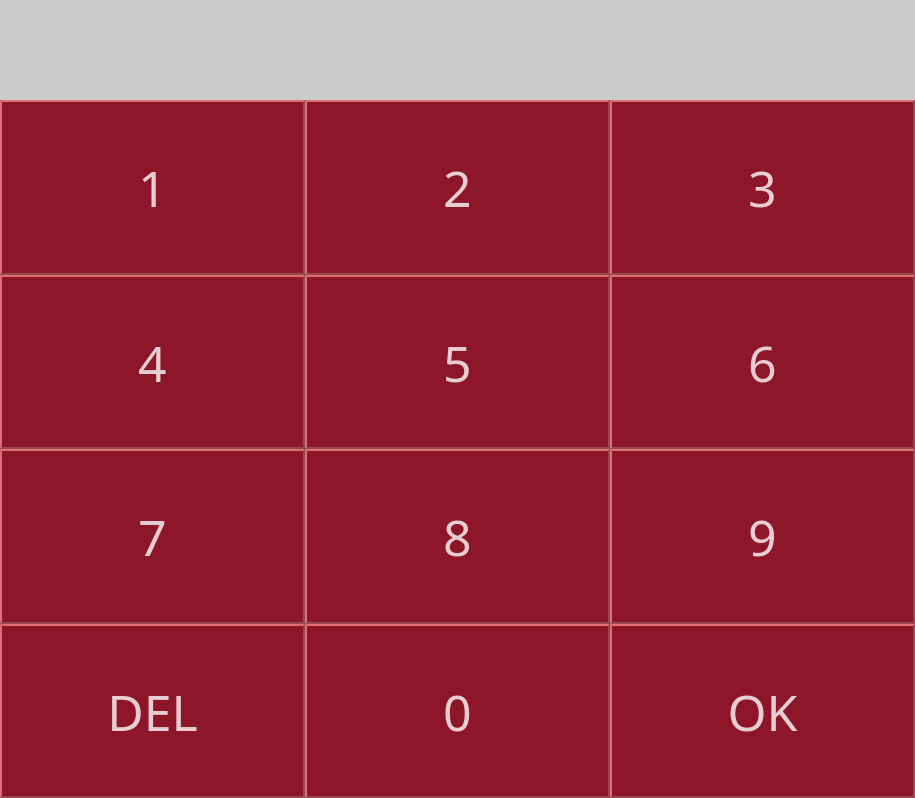
<?xml version="1.0" encoding="UTF-8"?>
<ui version="4.0">
 <class>main</class>
 <widget class="QMainWindow" name="main">
  <property name="geometry">
   <rect>
    <x>0</x>
    <y>0</y>
    <width>915</width>
    <height>798</height>
   </rect>
  </property>
  <property name="windowTitle">
   <string>MainWindow</string>
  </property>
  <property name="styleSheet">
   <string notr="true">#main{
background:transparent;
border-radius: 20px;
}
#base{
	background-color: rgba(59,22,66,120);

	border-radius: 20px;
}

#frame{
border-radius: 20px;
}

QPushButton{
	background-color: rgba(141, 23, 40,255);
	color: rgba(255, 255, 255,200);
    border-style: outset;
    padding: 2px;
    font: 50px Arial Black;
    border-width: 2px;
	border-color: rgba(148, 75, 77,255);
}

QPushButton:pressed{
	background-color: rgba(141, 23, 40,200);
	color: rgba(255, 255, 255,100);
	border-color: rgb(148, 75, 77,255);
}

#texto{
	background-color: rgb(203, 203, 203);

}</string>
  </property>
  <widget class="QWidget" name="base">
   <property name="styleSheet">
    <string notr="true"/>
   </property>
   <layout class="QVBoxLayout" name="verticalLayout">
    <property name="spacing">
     <number>0</number>
    </property>
    <property name="leftMargin">
     <number>0</number>
    </property>
    <property name="topMargin">
     <number>0</number>
    </property>
    <property name="rightMargin">
     <number>0</number>
    </property>
    <property name="bottomMargin">
     <number>0</number>
    </property>
    <item>
     <widget class="QFrame" name="frame">
      <property name="frameShape">
       <enum>QFrame::StyledPanel</enum>
      </property>
      <property name="frameShadow">
       <enum>QFrame::Raised</enum>
      </property>
      <layout class="QVBoxLayout" name="verticalLayout_2">
       <property name="spacing">
        <number>0</number>
       </property>
       <property name="leftMargin">
        <number>0</number>
       </property>
       <property name="topMargin">
        <number>0</number>
       </property>
       <property name="rightMargin">
        <number>0</number>
       </property>
       <property name="bottomMargin">
        <number>0</number>
       </property>
       <item>
        <widget class="QWidget" name="c_texto" native="true">
         <property name="minimumSize">
          <size>
           <width>0</width>
           <height>100</height>
          </size>
         </property>
         <property name="maximumSize">
          <size>
           <width>16777215</width>
           <height>100</height>
          </size>
         </property>
         <layout class="QHBoxLayout" name="horizontalLayout_6">
          <property name="spacing">
           <number>0</number>
          </property>
          <property name="leftMargin">
           <number>0</number>
          </property>
          <property name="topMargin">
           <number>0</number>
          </property>
          <property name="rightMargin">
           <number>0</number>
          </property>
          <property name="bottomMargin">
           <number>0</number>
          </property>
          <item>
           <widget class="QLabel" name="texto">
            <property name="sizePolicy">
             <sizepolicy hsizetype="Expanding" vsizetype="Expanding">
              <horstretch>0</horstretch>
              <verstretch>0</verstretch>
             </sizepolicy>
            </property>
            <property name="font">
             <font>
              <pointsize>40</pointsize>
              <bold>true</bold>
             </font>
            </property>
            <property name="styleSheet">
             <string notr="true">#QPushButton{
	background-color: rgb(170, 170, 127);
}</string>
            </property>
            <property name="text">
             <string/>
            </property>
            <property name="alignment">
             <set>Qt::AlignCenter</set>
            </property>
           </widget>
          </item>
         </layout>
        </widget>
       </item>
       <item>
        <widget class="QWidget" name="text" native="true">
         <property name="styleSheet">
          <string notr="true">#QPushButton{
size:100x100
}</string>
         </property>
         <layout class="QGridLayout" name="gridLayout">
          <property name="leftMargin">
           <number>0</number>
          </property>
          <property name="topMargin">
           <number>0</number>
          </property>
          <property name="rightMargin">
           <number>0</number>
          </property>
          <property name="bottomMargin">
           <number>0</number>
          </property>
          <property name="spacing">
           <number>0</number>
          </property>
          <item row="0" column="0">
           <widget class="QWidget" name="B1" native="true">
            <layout class="QHBoxLayout" name="horizontalLayout">
             <property name="spacing">
              <number>0</number>
             </property>
             <property name="leftMargin">
              <number>0</number>
             </property>
             <property name="topMargin">
              <number>0</number>
             </property>
             <property name="rightMargin">
              <number>0</number>
             </property>
             <property name="bottomMargin">
              <number>0</number>
             </property>
             <item>
              <widget class="QPushButton" name="btn1">
               <property name="sizePolicy">
                <sizepolicy hsizetype="Minimum" vsizetype="Expanding">
                 <horstretch>0</horstretch>
                 <verstretch>0</verstretch>
                </sizepolicy>
               </property>
               <property name="font">
                <font>
                 <family>Arial Black</family>
                 <pointsize>-1</pointsize>
                 <italic>false</italic>
                 <bold>false</bold>
                </font>
               </property>
               <property name="text">
                <string>1</string>
               </property>
              </widget>
             </item>
            </layout>
           </widget>
          </item>
          <item row="0" column="1">
           <widget class="QWidget" name="B2" native="true">
            <layout class="QVBoxLayout" name="verticalLayout_3">
             <property name="spacing">
              <number>0</number>
             </property>
             <property name="leftMargin">
              <number>0</number>
             </property>
             <property name="topMargin">
              <number>0</number>
             </property>
             <property name="rightMargin">
              <number>0</number>
             </property>
             <property name="bottomMargin">
              <number>0</number>
             </property>
             <item>
              <widget class="QPushButton" name="btn2">
               <property name="sizePolicy">
                <sizepolicy hsizetype="Minimum" vsizetype="Expanding">
                 <horstretch>0</horstretch>
                 <verstretch>0</verstretch>
                </sizepolicy>
               </property>
               <property name="font">
                <font>
                 <family>Arial Black</family>
                 <pointsize>-1</pointsize>
                 <italic>false</italic>
                 <bold>false</bold>
                </font>
               </property>
               <property name="text">
                <string>2</string>
               </property>
              </widget>
             </item>
            </layout>
           </widget>
          </item>
          <item row="0" column="2">
           <widget class="QWidget" name="B3" native="true">
            <layout class="QHBoxLayout" name="horizontalLayout_2">
             <property name="spacing">
              <number>0</number>
             </property>
             <property name="leftMargin">
              <number>0</number>
             </property>
             <property name="topMargin">
              <number>0</number>
             </property>
             <property name="rightMargin">
              <number>0</number>
             </property>
             <property name="bottomMargin">
              <number>0</number>
             </property>
             <item>
              <widget class="QPushButton" name="btn3">
               <property name="sizePolicy">
                <sizepolicy hsizetype="Minimum" vsizetype="Expanding">
                 <horstretch>0</horstretch>
                 <verstretch>0</verstretch>
                </sizepolicy>
               </property>
               <property name="font">
                <font>
                 <family>Arial Black</family>
                 <pointsize>-1</pointsize>
                 <italic>false</italic>
                 <bold>false</bold>
                </font>
               </property>
               <property name="text">
                <string>3</string>
               </property>
              </widget>
             </item>
            </layout>
           </widget>
          </item>
          <item row="1" column="0">
           <widget class="QWidget" name="B4" native="true">
            <layout class="QHBoxLayout" name="horizontalLayout_3">
             <property name="spacing">
              <number>0</number>
             </property>
             <property name="leftMargin">
              <number>0</number>
             </property>
             <property name="topMargin">
              <number>0</number>
             </property>
             <property name="rightMargin">
              <number>0</number>
             </property>
             <property name="bottomMargin">
              <number>0</number>
             </property>
             <item>
              <widget class="QPushButton" name="btn4">
               <property name="sizePolicy">
                <sizepolicy hsizetype="Minimum" vsizetype="Expanding">
                 <horstretch>0</horstretch>
                 <verstretch>0</verstretch>
                </sizepolicy>
               </property>
               <property name="font">
                <font>
                 <family>Arial Black</family>
                 <pointsize>-1</pointsize>
                 <italic>false</italic>
                 <bold>false</bold>
                </font>
               </property>
               <property name="text">
                <string>4</string>
               </property>
              </widget>
             </item>
            </layout>
           </widget>
          </item>
          <item row="1" column="1">
           <widget class="QWidget" name="B5" native="true">
            <layout class="QHBoxLayout" name="horizontalLayout_4">
             <property name="spacing">
              <number>0</number>
             </property>
             <property name="leftMargin">
              <number>0</number>
             </property>
             <property name="topMargin">
              <number>0</number>
             </property>
             <property name="rightMargin">
              <number>0</number>
             </property>
             <property name="bottomMargin">
              <number>0</number>
             </property>
             <item>
              <widget class="QPushButton" name="btn5">
               <property name="sizePolicy">
                <sizepolicy hsizetype="Minimum" vsizetype="Expanding">
                 <horstretch>0</horstretch>
                 <verstretch>0</verstretch>
                </sizepolicy>
               </property>
               <property name="font">
                <font>
                 <family>Arial Black</family>
                 <pointsize>-1</pointsize>
                 <italic>false</italic>
                 <bold>false</bold>
                </font>
               </property>
               <property name="text">
                <string>5</string>
               </property>
              </widget>
             </item>
            </layout>
           </widget>
          </item>
          <item row="1" column="2">
           <widget class="QWidget" name="B6" native="true">
            <layout class="QHBoxLayout" name="horizontalLayout_5">
             <property name="spacing">
              <number>0</number>
             </property>
             <property name="leftMargin">
              <number>0</number>
             </property>
             <property name="topMargin">
              <number>0</number>
             </property>
             <property name="rightMargin">
              <number>0</number>
             </property>
             <property name="bottomMargin">
              <number>0</number>
             </property>
             <item>
              <widget class="QPushButton" name="btn6">
               <property name="sizePolicy">
                <sizepolicy hsizetype="Minimum" vsizetype="Expanding">
                 <horstretch>0</horstretch>
                 <verstretch>0</verstretch>
                </sizepolicy>
               </property>
               <property name="font">
                <font>
                 <family>Arial Black</family>
                 <pointsize>-1</pointsize>
                 <italic>false</italic>
                 <bold>false</bold>
                </font>
               </property>
               <property name="text">
                <string>6</string>
               </property>
              </widget>
             </item>
            </layout>
           </widget>
          </item>
          <item row="2" column="0">
           <widget class="QWidget" name="B7" native="true">
            <layout class="QHBoxLayout" name="horizontalLayout_8">
             <property name="spacing">
              <number>0</number>
             </property>
             <property name="leftMargin">
              <number>0</number>
             </property>
             <property name="topMargin">
              <number>0</number>
             </property>
             <property name="rightMargin">
              <number>0</number>
             </property>
             <property name="bottomMargin">
              <number>0</number>
             </property>
             <item>
              <widget class="QPushButton" name="btn7">
               <property name="sizePolicy">
                <sizepolicy hsizetype="Minimum" vsizetype="Expanding">
                 <horstretch>0</horstretch>
                 <verstretch>0</verstretch>
                </sizepolicy>
               </property>
               <property name="font">
                <font>
                 <family>Arial Black</family>
                 <pointsize>-1</pointsize>
                 <italic>false</italic>
                 <bold>false</bold>
                </font>
               </property>
               <property name="text">
                <string>7</string>
               </property>
              </widget>
             </item>
            </layout>
           </widget>
          </item>
          <item row="2" column="1">
           <widget class="QWidget" name="B8" native="true">
            <layout class="QHBoxLayout" name="horizontalLayout_9">
             <property name="spacing">
              <number>0</number>
             </property>
             <property name="leftMargin">
              <number>0</number>
             </property>
             <property name="topMargin">
              <number>0</number>
             </property>
             <property name="rightMargin">
              <number>0</number>
             </property>
             <property name="bottomMargin">
              <number>0</number>
             </property>
             <item>
              <widget class="QPushButton" name="btn8">
               <property name="sizePolicy">
                <sizepolicy hsizetype="Minimum" vsizetype="Expanding">
                 <horstretch>0</horstretch>
                 <verstretch>0</verstretch>
                </sizepolicy>
               </property>
               <property name="font">
                <font>
                 <family>Arial Black</family>
                 <pointsize>-1</pointsize>
                 <italic>false</italic>
                 <bold>false</bold>
                </font>
               </property>
               <property name="text">
                <string>8</string>
               </property>
              </widget>
             </item>
            </layout>
           </widget>
          </item>
          <item row="2" column="2">
           <widget class="QWidget" name="B9" native="true">
            <layout class="QHBoxLayout" name="horizontalLayout_10">
             <property name="spacing">
              <number>0</number>
             </property>
             <property name="leftMargin">
              <number>0</number>
             </property>
             <property name="topMargin">
              <number>0</number>
             </property>
             <property name="rightMargin">
              <number>0</number>
             </property>
             <property name="bottomMargin">
              <number>0</number>
             </property>
             <item>
              <widget class="QPushButton" name="btn9">
               <property name="sizePolicy">
                <sizepolicy hsizetype="Minimum" vsizetype="Expanding">
                 <horstretch>0</horstretch>
                 <verstretch>0</verstretch>
                </sizepolicy>
               </property>
               <property name="font">
                <font>
                 <family>Arial Black</family>
                 <pointsize>-1</pointsize>
                 <italic>false</italic>
                 <bold>false</bold>
                </font>
               </property>
               <property name="text">
                <string>9</string>
               </property>
              </widget>
             </item>
            </layout>
           </widget>
          </item>
          <item row="3" column="0">
           <widget class="QWidget" name="DEL" native="true">
            <layout class="QHBoxLayout" name="horizontalLayout_11">
             <property name="spacing">
              <number>0</number>
             </property>
             <property name="leftMargin">
              <number>0</number>
             </property>
             <property name="topMargin">
              <number>0</number>
             </property>
             <property name="rightMargin">
              <number>0</number>
             </property>
             <property name="bottomMargin">
              <number>0</number>
             </property>
             <item>
              <widget class="QPushButton" name="btnDel">
               <property name="sizePolicy">
                <sizepolicy hsizetype="Minimum" vsizetype="Expanding">
                 <horstretch>0</horstretch>
                 <verstretch>0</verstretch>
                </sizepolicy>
               </property>
               <property name="font">
                <font>
                 <family>Arial Black</family>
                 <pointsize>-1</pointsize>
                 <italic>false</italic>
                 <bold>false</bold>
                </font>
               </property>
               <property name="text">
                <string>DEL</string>
               </property>
              </widget>
             </item>
            </layout>
           </widget>
          </item>
          <item row="3" column="1">
           <widget class="QWidget" name="B0" native="true">
            <layout class="QHBoxLayout" name="horizontalLayout_7">
             <property name="spacing">
              <number>0</number>
             </property>
             <property name="leftMargin">
              <number>0</number>
             </property>
             <property name="topMargin">
              <number>0</number>
             </property>
             <property name="rightMargin">
              <number>0</number>
             </property>
             <property name="bottomMargin">
              <number>0</number>
             </property>
             <item>
              <widget class="QPushButton" name="btn0">
               <property name="sizePolicy">
                <sizepolicy hsizetype="Minimum" vsizetype="Expanding">
                 <horstretch>0</horstretch>
                 <verstretch>0</verstretch>
                </sizepolicy>
               </property>
               <property name="font">
                <font>
                 <family>Arial Black</family>
                 <pointsize>-1</pointsize>
                 <italic>false</italic>
                 <bold>false</bold>
                </font>
               </property>
               <property name="text">
                <string>0</string>
               </property>
              </widget>
             </item>
            </layout>
           </widget>
          </item>
          <item row="3" column="2">
           <widget class="QWidget" name="OK" native="true">
            <layout class="QHBoxLayout" name="horizontalLayout_12">
             <property name="spacing">
              <number>0</number>
             </property>
             <property name="leftMargin">
              <number>0</number>
             </property>
             <property name="topMargin">
              <number>0</number>
             </property>
             <property name="rightMargin">
              <number>0</number>
             </property>
             <property name="bottomMargin">
              <number>0</number>
             </property>
             <item>
              <widget class="QPushButton" name="btnOK">
               <property name="sizePolicy">
                <sizepolicy hsizetype="Minimum" vsizetype="Expanding">
                 <horstretch>0</horstretch>
                 <verstretch>0</verstretch>
                </sizepolicy>
               </property>
               <property name="font">
                <font>
                 <family>Arial Black</family>
                 <pointsize>-1</pointsize>
                 <italic>false</italic>
                 <bold>false</bold>
                </font>
               </property>
               <property name="text">
                <string>OK</string>
               </property>
              </widget>
             </item>
            </layout>
           </widget>
          </item>
         </layout>
        </widget>
       </item>
      </layout>
     </widget>
    </item>
   </layout>
  </widget>
 </widget>
 <resources/>
 <connections/>
</ui>
